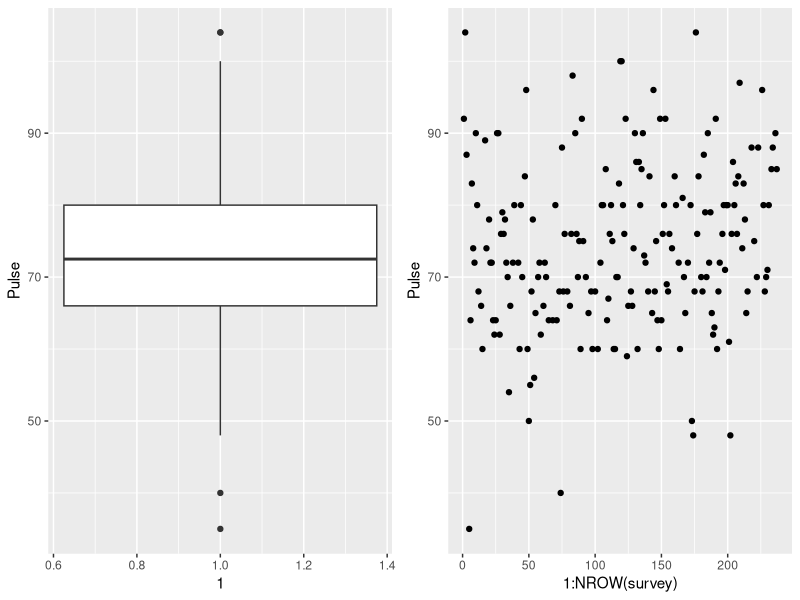

This figure's R source:
## ---- chunk 1
head(iris[c(1,2,3,5)])
## ---- chunk 2
library(MASS)
head(survey$Pulse)
mean(survey$Pulse)
## ---- chunk 3
summary(survey$Pulse)
## ---- chunk 4
table(is.na(survey$Pulse))
## ---- chunk 5
table(survey$M.I)
table(survey$M.I, useNA="always")
## ---- chunk 6
library(dplyr)
## ---- chunk 7
# complete case function on a single variable
mean(survey$Pulse, na.rm=TRUE) 
## ---- chunk 8
survey1 <- survey[!is.na(survey$Pulse),] 
survey2 <- survey %>% filter(!is.na(Pulse)) 
## ---- chunk 9
survey3 <- na.omit(survey) 
dim(survey3)
## ---- chunk 10
library(ggplot2); library(gridExtra)
a <- qplot(y=Pulse, x=1,data=survey, geom="boxplot")
b <- qplot(1:NROW(survey), Pulse, data=survey, geom="point")
grid.arrange(a,b,ncol=2)
## ---- chunk 11
survey$M.I.2 <- ifelse(is.na(survey$M.I), "Unknown", survey$M.I)
table(survey$M.I, survey$M.I.2)
survey$Pulse <- ifelse(survey$Pulse > 100, 100, survey$Pulse)
## ---- chunk 12
women <- women %>% mutate(bmi = (weight*703)/(height^2))
head(women)
